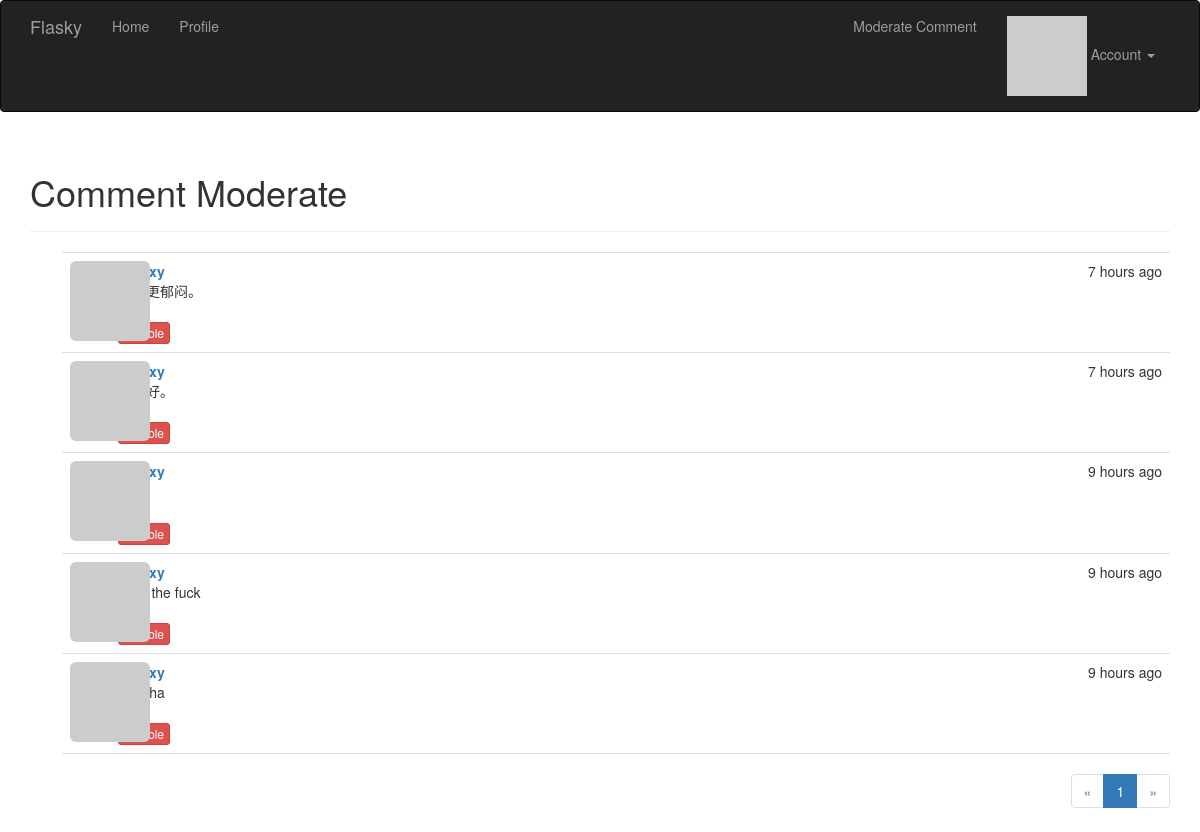
Before: /moderate (signed in) with the older database file.
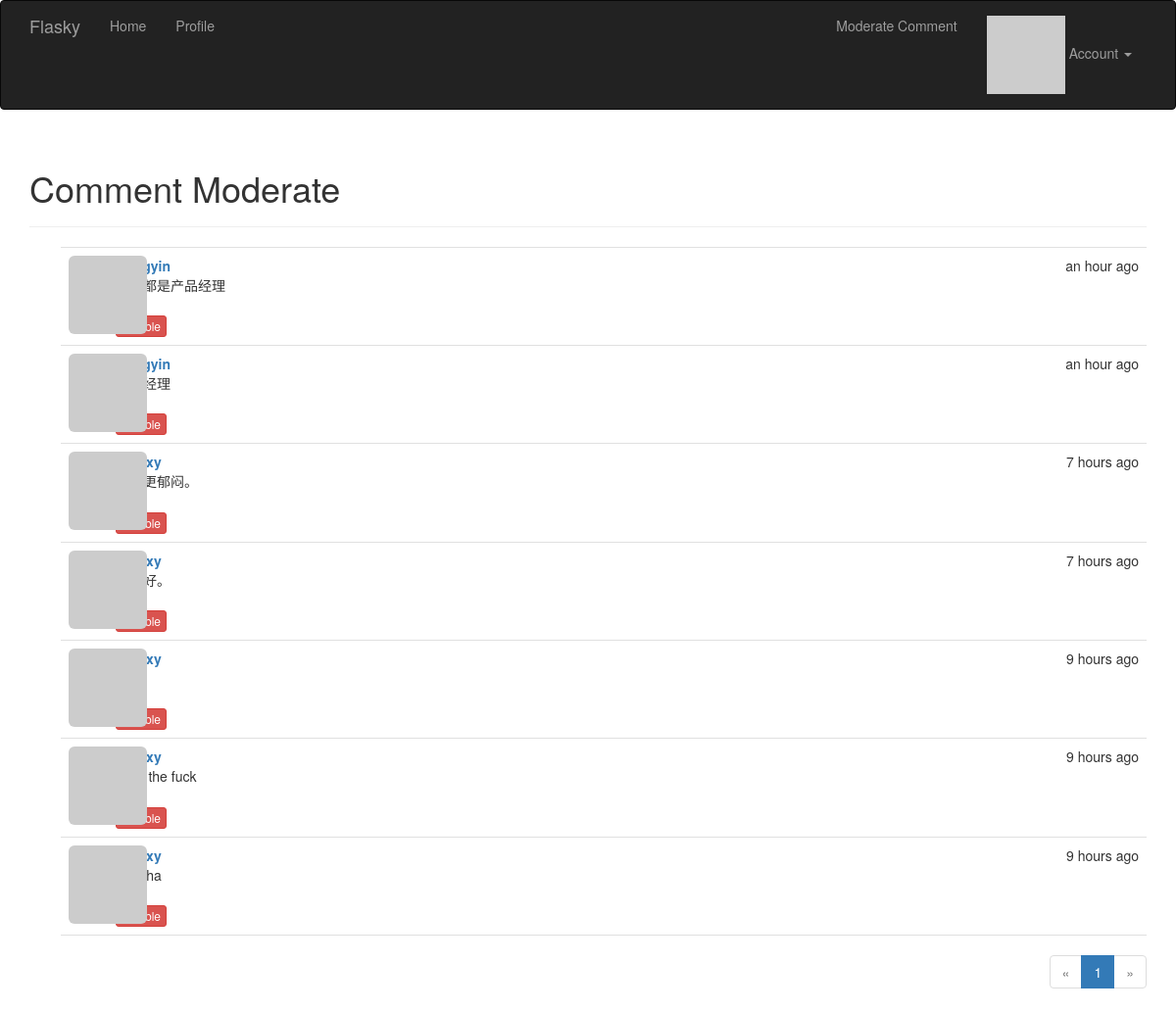
After: the same page with the newer database file.
### app/models.py (models this page shows, shortened)
class Comment(db.Model):
    __tablename__ = 'comments'
    id = db.Column(db.Integer,primary_key=True)
    body = db.Column(db.Text)
    body_html = db.Column(db.Text)
    timestamp = db.Column(db.DateTime,index=True,default=datetime.utcnow)
    disabled = db.Column(db.Boolean)
    author_id = db.Column(db.Integer,db.ForeignKey('users.id'))
    post_id = db.Column(db.Integer,db.ForeignKey('posts.id'))

### app/main/views.py (the view)
@main.route('/moderate')
@login_required
@permission_required(Permission.MODERATE_COMMENTS)
def moderate():
    page = request.args.get('page', 1, type=int)
    pagination = Comment.query.order_by(Comment.timestamp.desc()).paginate(
        page,per_page=current_app.config['FLASKY_COMMENT_PER_PAGE'],
        error_out=False)
    comments = pagination.items
    return render_template('moderate.html',comments=comments,
                            pagination=pagination,page=page)

### app/auth/views.py (called while the page is built)
@auth.before_app_request
def before_request():
    if current_user.is_authenticated:
        current_user.ping()
        if not current_user.confirmed \
                and request.endpoint[:5] != 'auth.' \
                and request.endpoint != 'static':
            return redirect(url_for('auth.unconfirmed'))

### app/main/__init__.py (called while the page is built)
@main.app_context_processor
def inject_permissions():
	return dict(Permission=Permission)

### app/models.py (called while the page is built)
@login_manager.user_loader
def load_user(user_id):
    return User.query.get(int(user_id))

    def can(self, permissions):
        return self.role is not None and \
            (self.role.permissions & permissions) == permissions

    def ping(self):
        self.last_seen = datetime.utcnow()
        db.session.add(self)

    def gravatar(self, size=100, default='identicon', rating='g'):
        if request.is_secure:
            url = 'https://secure.gravatar.com/avatar'
        else:
            url = 'http://www.gravatar.com/avatar'
        hash = self.avatar_hash or hashlib.md5(
            self.email.encode('utf-8')).hexdigest()
        return '{url}/{hash}?s={size}&d={default}&r={rating}'.format(
            url=url, hash=hash, size=size, default=default, rating=rating)

### app/templates/moderate.html (shortened to what this page needs)
{% extends "base.html" %}
{% import "_macros.html" as macros %}
{% block page_content %}
<div class="page-header">
    <h1>Comment Moderate</h1>
</div>
{% set moderate = True %}
{% include '_comments.html' %}
{% if pagination %}
<div class="pagination">
    {{ macros.pagination_widget(pagination, '.moderate') }}
</div>
{% endif %}
{% endblock %}

### app/templates/_comments.html (shortened to what this page needs)
<ul class="comments">
    {% for comment in comments %}
    <li class="comment">
        <div class="comment-thumbnail">
            <a href="{{ url_for('.user', username=comment.author.username) }}">
                <img class="img-rounded profile-thumbnail" src="{{ comment.author.gravatar(size=40) }}">
            </a>
        </div>
        <div class="comment-content">
            <div class="comment-date">{{ moment(comment.timestamp).fromNow() }}</div>
            <div class="comment-author"><a href="{{ url_for('.user', username=comment.author.username) }}">{{ comment.author.username }}</a></div>
            <div class="comment-body">
                {% if moderate or not comment.disabled %}
                    {% if comment.body_html %}
                        {{ comment.body_html | safe }}
                    {% else %}
                        {{ comment.body }}
                        {% endif %}
                {% endif %}
            </div>
            {% if moderate %}
                <br>
                {% if comment.disabled %}
                <a class="btn btn-default btn-xs" href="{{ url_for('.moderate_enable', id=comment.id, page=page) }}">Enable</a>
                {% else %}
                <a class="btn btn-danger btn-xs" href="{{ url_for('.moderate_disable', id=comment.id, page=page) }}">Disable</a>
                {% endif %}
            {% endif %}
        </div>
    </li>
    {% endfor %}
</ul>

Changed rows visible on the page:
added Comment: timestamp "an hour ago", body_html "人人都是产品经理"
added Comment: timestamp "an hour ago"
